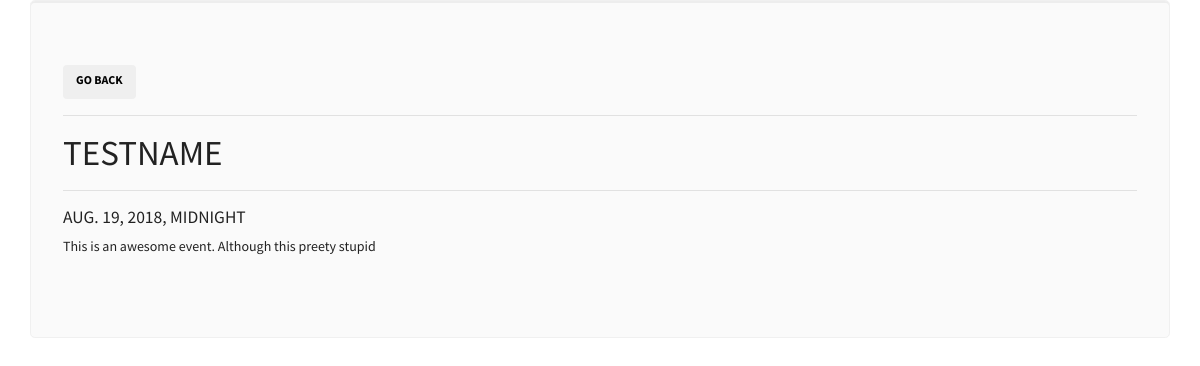
Screenshot of /entry/3 (signed in) with the database file from the repository.
### myapp/models.py (models this page shows, shortened)
class Entry(models.Model):
    name = models.CharField(max_length=100)
    author = models.ForeignKey(User, on_delete=models.CASCADE)
    date = models.DateTimeField()
    description = models.TextField()
    created = models.DateTimeField(auto_now_add=True)

### myapp/views.py (the view)
# urls.py: path('entry/<int:pk>',views.details,name='details'),
@login_required
def details(request, pk):
    entry = Entry.objects.get(id=pk)
    return render(request,'myapp/details.html',{'entry':entry})

### myapp/templates/myapp/details.html
{% extends 'myapp/base.html' %}
{% block content %}
<div class="container jumbotron">
    <button onclick="window.location='{% url 'index'%}'" class="btn btn-default">Go back</button>
    <hr />
    <h1>{{ entry.name }}</h1>
    <hr />
    <h5>{{ entry.date }}</h5>
    <p>{{ entry.description }}</p>
</div>
{% endblock %}

### myapp/static/myapp/css/styles.css (style rules this page uses)
h1,h2,h3,h4,h5,h6 { text-transform: uppercase; }

### rows the page displays
Entry: name "TESTNAME", date "AUG. 19, 2018, MIDNIGHT", description "This is an awesome event. Although this preety stupid"
